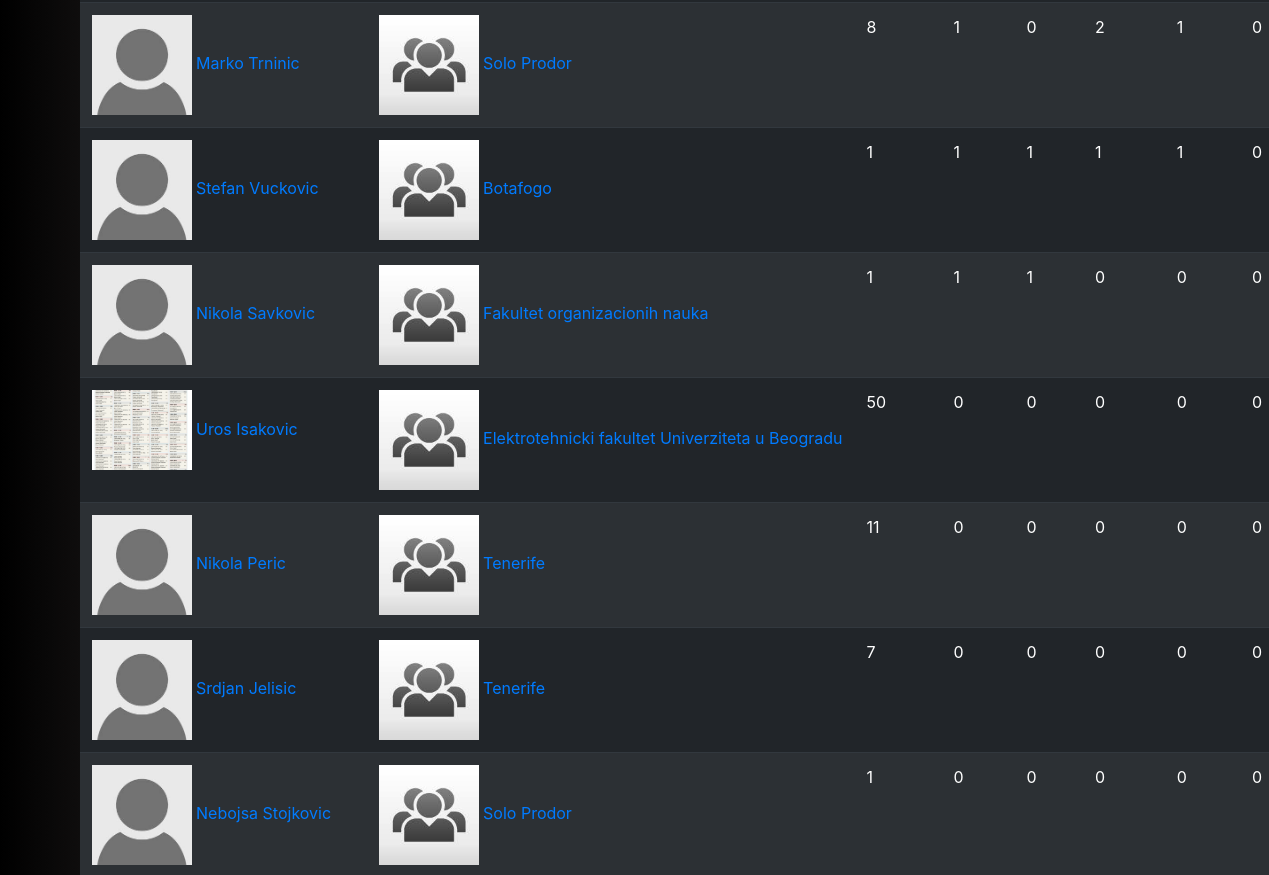
The app's page /standings/bestplayers (middle part), older data.
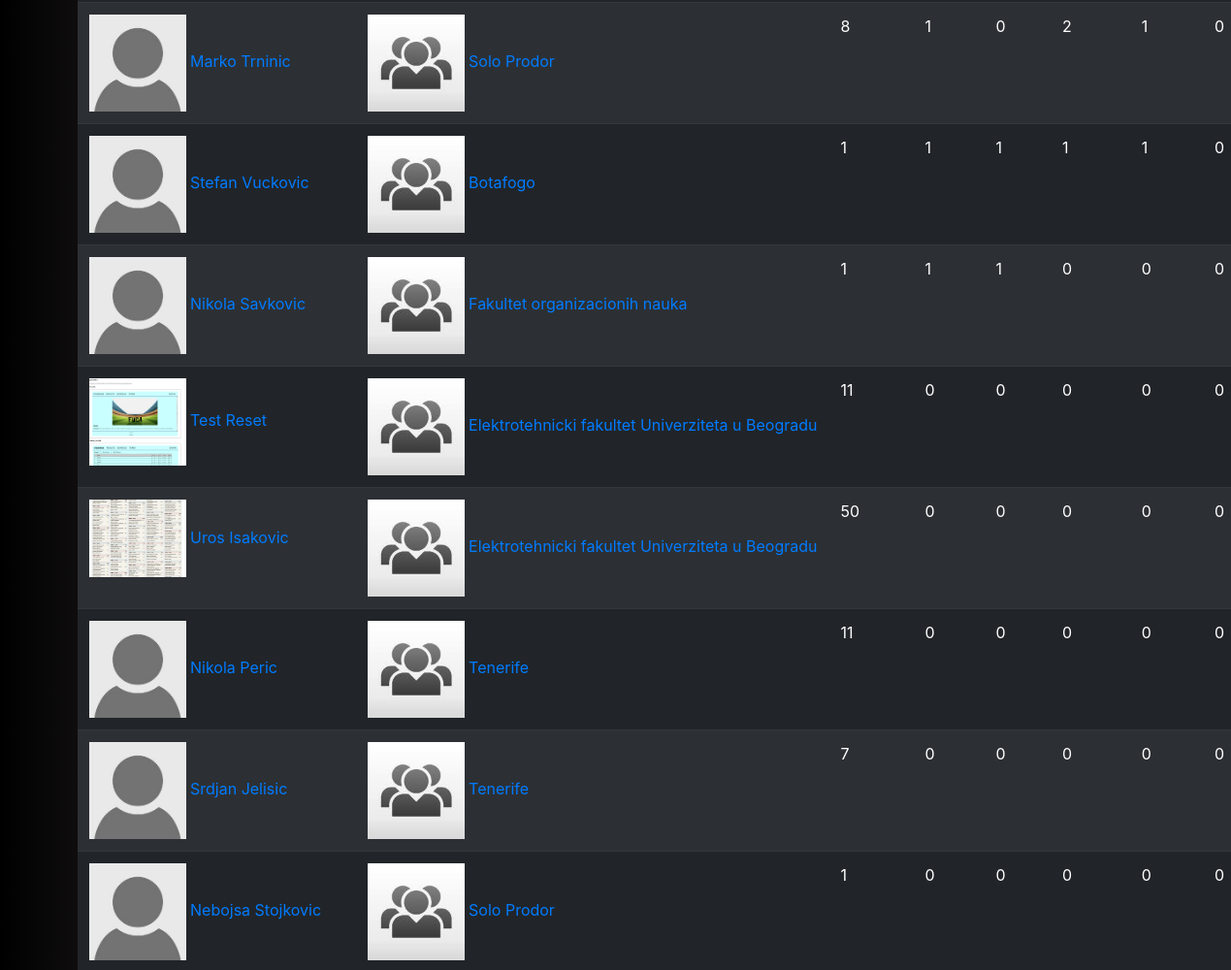
The same page, newer data.
### fuca/models.py (models this page shows, shortened)
class Player(db.Model, UserMixin):
    __tablename__ = 'player'
    id          = db.Column(db.Integer,     primary_key=True)
    name        = db.Column(db.String(100), nullable=False)
    birthdate   = db.Column(db.DateTime,    nullable=False)
    number      = db.Column(db.Integer,     nullable=False)
    image       = db.Column(db.String(20),  nullable=False, default='default.jpg')
    email       = db.Column(db.String(120), unique=True,    nullable=False)
    password    = db.Column(db.String(200))
    registered  = db.Column(db.Boolean, default=False)
    is_admin    = db.Column(db.Boolean, default=False)
    team_id     = db.Column(db.Integer, db.ForeignKey('team.id'), nullable=False)
    statistics  = db.relationship('Statistics', backref='player', lazy=True)
    @property
    def goals(self):
        goals = 0
        for stat in self.statistics:
            goals += stat.goals
        return goals
    @property
    def assists(self):
        assists = 0
        for stat in self.statistics:
            assists += stat.assists
        return assists
    @property
    def red(self):
        red = 0
        for stat in self.statistics:
            red += stat.red
        return red
    @property
    def yellow(self):
        yellow = 0
        for stat in self.statistics:
            yellow += stat.yellow
        return yellow
    @property
    def points(self):
        return self.goals + self.assists - self.yellow - 2 * self.red

class Statistics(db.Model):
    __tablename__ = 'statistics'
    id          = db.Column(db.Integer, primary_key=True)
    goals       = db.Column(db.Integer, nullable=False)
    assists     = db.Column(db.Integer, nullable=False)
    yellow      = db.Column(db.Integer, nullable=False)
    red         = db.Column(db.Integer, nullable=False)
    player_id   = db.Column(db.Integer, db.ForeignKey('player.id'), nullable=False)
    match_id    = db.Column(db.Integer, db.ForeignKey('match.id'),  nullable=False)

### fuca/standings/routes.py (the view)
@scores.route("/bestplayers")
def bestplayers():
    players = Player.query.filter_by(is_admin=False).all()
    players = list(reversed(sorted(players, key=lambda player: player.points)))
    for player in players:
        player.image = url_for('static', filename='images/players/{}'.format(player.image))
        player.team_name = player.team.name
        player.team_logo = url_for('static', filename='images/teams/{}'.format(player.team.logo_image))
    return render_template('standings/best-players.html', players=players, title='Best Players')

### fuca/templates/standings/best-players.html (shortened to what this page needs)
{% extends 'standings/standings-layout.html' %}
{% block standings_content %}
    <table class="table table-dark table-striped table-hover">
        {% for player in players %}
            <tr>
                <td style="white-space:nowrap">
                    <a href="{{ url_for('main.player', id=player.id)}}">
                        <img src="{{ player.image }}" width="100">
                        {{ player.name }}
                    </a>
                </td>
                <td style="white-space:nowrap">
                    <a href="{{ url_for('teams.team', id=player.team_id)}}">
                        <img src="{{ player.team_logo }}" width="100">
                        {{ player.team_name }}
                    </a>
                </td>
                <td>{{ player.number }}</td>
                <td>{{ player.points }}</td>
                <td>{{ player.goals }}</td>
                <td>{{ player.assists }}</td>
                <td>{{ player.yellow }}</td>
                <td>{{ player.red }}</td>
            </tr>
        {% endfor %}
    </table>
{% endblock standings_content %}

### fuca/templates/standings/standings-layout.html (shortened to what this page needs)
{% extends 'home/layout.html' %}
{% block content %}
<br>
    {% block standings_content %}{% endblock standings_content%}
{% endblock content %}

### fuca/templates/home/layout.html (shortened to what this page needs)
<!DOCTYPE html>
<html>
    <head>
        <link   rel="stylesheet"
                href="https://maxcdn.bootstrapcdn.com/bootstrap/4.0.0/css/bootstrap.min.css"
>
        <link rel="stylesheet" type="text/css" href="{{ url_for('static', filename='main.css') }}">
    </head>
    <body class="dark-background">
        <div id="page-container">
            <div id="content-wrap">
        <main role="main" class="container">
            <div class="row">
                <div class="col-md-8">
                    {% block content %}{% endblock %}
                </div>
            </div>
        </main>
        </div>
    </div>
    </body>
</html>

### fuca/static/main.css (style rules this page uses)
body { margin-top: 5rem; }
#page-container { position: relative; min-height: 100vh; }
#content-wrap { padding-bottom: 15rem; }
a:link { text-decoration: none; }
.dark-background { background: rgb(0,0,0); background: linear-gradient(90deg, rgba(0,0,0,1) 0%, rgba(83,73,73,1) 36%, rgba(0,0,0,1) 100%); }

Row changes from the older to the newer data that the page shows:
added Player: image (picture), name "Test Reset", team_name "Elektrotehnicki fakultet Univerziteta u Beogradu", number "11", points "0", goals "0", assists "0", yellow "0", red "0"
